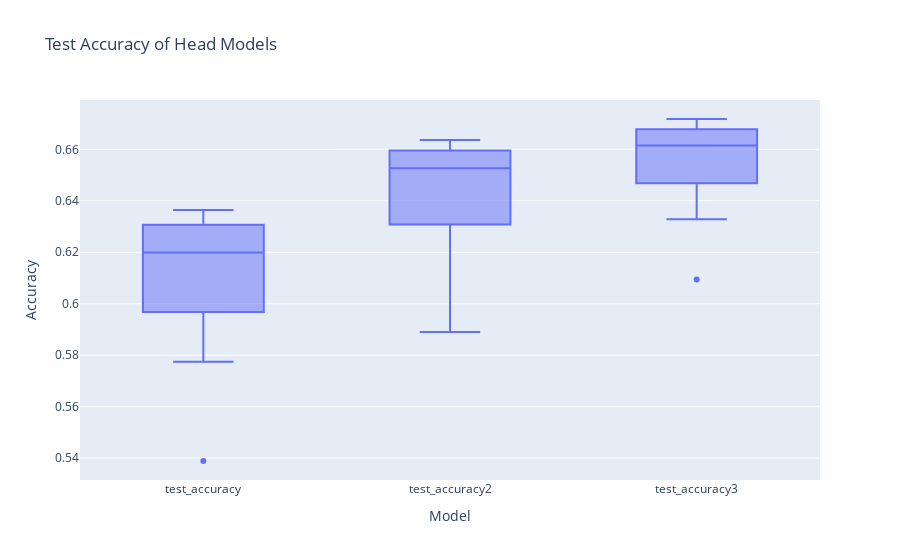

Notebook code cell kept with this figure:
### Markdown cell above
## Accuracy

### Code cell
# plot accuracy
cols = [col for col in df_final.columns if 'test_accuracy' in col]

# Convert to long format for Plotly
df_melted = df_final.melt(var_name="Model", value_name="Accuracy", value_vars=cols)

# Plot
fig = px.box(df_melted, x="Model", y="Accuracy", title="Test Accuracy of Head Models")

fig.show()

### Figure 1 — Plotly figure (JSON) as saved in the notebook; plotly's stock layout.template omitted (floating-point values rounded to 4 significant figures)
{"data": [{"alignmentgroup": "True", "hovertemplate": "Model=%{x}<br>Accuracy=%{y}<extra></extra>", "legendgroup": "", "marker": {"color": "#636efa"}, "name": "", "notched": false, "offsetgroup": "", "orientation": "v", "showlegend": false, "type": "box", "x": ["test_accuracy", "test_accuracy", "test_accuracy", "test_accuracy", "test_accuracy", "test_accuracy", "test_accuracy", "test_accuracy", "test_accuracy", "test_accuracy", "test_accuracy2", "test_accuracy2", "test_accuracy2", "test_accuracy2", "test_accuracy2", "test_accuracy2", "test_accuracy2", "test_accuracy2", "test_accuracy2", "test_accuracy2", "test_accuracy3", "test_accuracy3", "test_accuracy3", "test_accuracy3", "test_accuracy3", "test_accuracy3", "test_accuracy3", "test_accuracy3", "test_accuracy3", "test_accuracy3"], "x0": " ", "xaxis": "x", "y": [0.5389, 0.5774, 0.5967, 0.6108, 0.6172, 0.6227, 0.6306, 0.6307, 0.6363, 0.6365, 0.5891, 0.6153, 0.6308, 0.6458, 0.6504, 0.6549, 0.6595, 0.6593, 0.6636, 0.6617, 0.6094, 0.6328, 0.6468, 0.6546, 0.6611, 0.6629, 0.6619, 0.6678, 0.668, 0.6718], "y0": " ", "yaxis": "y"}], "layout": {"boxmode": "group", "legend": {"tracegroupgap": 0}, "title": {"text": "Test Accuracy of Head Models"}, "xaxis": {"anchor": "y", "domain": [0, 1], "title": {"text": "Model"}}, "yaxis": {"anchor": "x", "domain": [0, 1], "title": {"text": "Accuracy"}}}}
